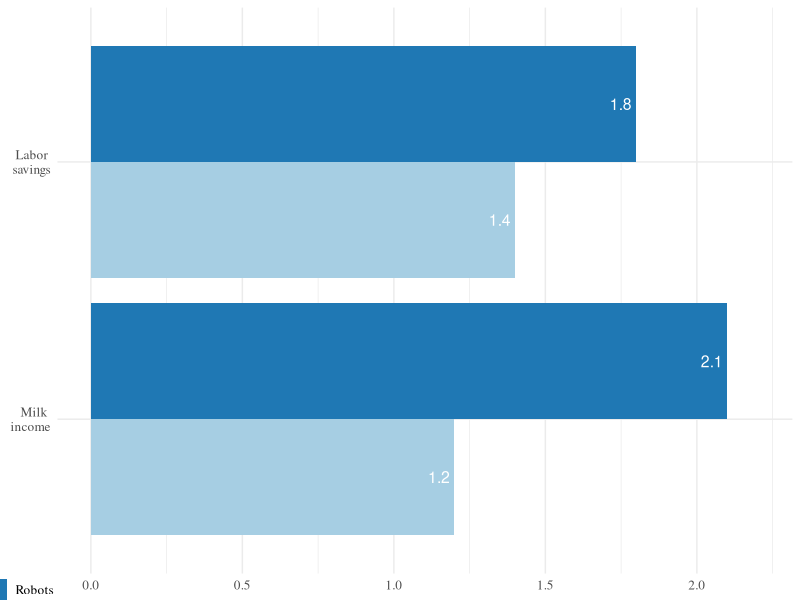
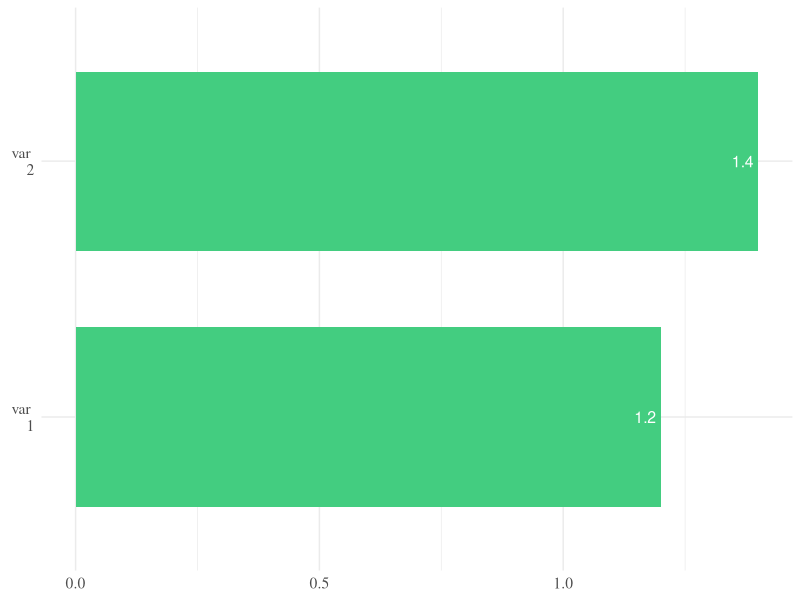

These charts were generated, in order, by the following R code: (Note: this script raises an error after producing the figures.)


library(ggplot2)
library(scales)


a <- data.frame("vars"=c("v1","v1","v2", "v2"), "values"=c(1.2,2.1,1.4,1.8),"type"= c(0,1,0,1)) 

ggplot(data=a, aes(x=vars, y=values, fill= factor(type))) + 
  geom_bar(stat="identity", position=position_dodge()) +
  coord_flip() + 
  # ggtitle("Positive Impacts")+ 
  geom_text(aes(label=values,ymax=max(values)*1.05), vjust=0.5, hjust=1.2, color="white", position = position_dodge(0.9), size=4) +
  scale_fill_brewer(palette="Paired", breaks=c(1,0), labels=c("Robots","Current")) +
  theme_minimal() +
  scale_x_discrete(
    limits=c("v1","v2"),   
    labels=c("Milk \n income"," Labor \n savings")    
  ) + 
  theme(
    axis.title.x=element_blank(), 
    axis.text.x = element_text(hjust=0.5), 
    axis.title.y=element_blank(),  #removes y-axis label
    text=element_text(family="serif", size=12),                       #changes font on entire graph
    plot.title=element_text(face="bold",hjust=c(0,0)),  #changes font face and location for graph title
    legend.title=element_blank(), 
    legend.position=c(-0.05,-0.05)
  )



aa <- data.frame("vars"=c("v1","v2"), "values"=c(1.2,1.4),"type"= c(1,1)) 

ggplot(data=aa, aes(x=vars, y=values, fill=factor(type))) + 
  geom_bar(stat="identity", position=position_dodge(),width=0.7, fill="seagreen3") +
  coord_flip() +
  geom_text(aes(label=values), vjust=0.5, hjust=1.2, color="white", position = position_dodge(0.9), size=4) +
  theme_minimal() + 
  scale_x_discrete(
    limits=c("v1","v2"),   
    labels=c("var \n 1"," var \n 2")    
  ) + 
    theme(
      axis.title.x=element_blank(), 
      axis.text.x = element_text(hjust=0.5), 
      axis.title.y=element_blank(),  #removes y-axis label
      text=element_text(family="serif", size=14),                       #changes font on entire graph
      plot.title=element_text(face="bold",hjust=c(0,0)),  #changes font face and location for graph title
      legend.title=element_blank(), 
      legend.position=c(-0.05,-0.05)
    )


aa$label <- apply(cbind(aa$values),2,round,1)
aa$label <- apply(aa$label, 2,formatcomma) 
aa$label <- apply(aa$label, 2, function(x) { paste0("$", x) })

ggplot(data=aa, aes(x=vars, y=values, fill=factor(type))) + 
  geom_bar(stat="identity", position=position_dodge(),width=0.7, fill="seagreen3") +
  coord_flip() +
  ggtitle("Cost of capital") + 
  geom_text(aes(label=label,ymax=max(values)*1.05), 
            vjust=0.5, hjust=1.2, color="white", position = position_dodge(0.9), size=4) +
  theme_minimal() + 
  scale_x_discrete(
    limits=c("v1","v2"),   
    labels=c("Housing \n recovery","Robot \n recovery")    
  ) + 
  theme(
    axis.title.x= element_blank(),
    axis.text.x = element_blank(),
    axis.ticks = element_blank(),
    axis.text.x = element_text(hjust=0.5), 
    axis.title.y=element_blank(),  #removes y-axis label
    text=element_text(family="sans", size=14),                       #changes font on entire graph
    plot.title=element_text(face="bold",hjust=c(0,0)),  #changes font face and location for graph title
    legend.title=element_blank(), 
    legend.position=c(-0.05,-0.05)
  )



ggplot(data=a, aes(x=vars, y=values, fill=type)) + 
  geom_bar(stat="identity", position=position_dodge()) +
  coord_flip() +
  geom_text(aes(label=values), vjust=.5, hjust=.5, color="white", size=3) +
  scale_fill_brewer(palette="Reds") + theme_minimal()




